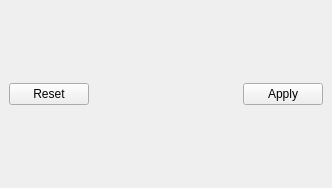
<?xml version="1.0" encoding="UTF-8"?>
<ui version="4.0">
 <class>AssetEditDockWidget</class>
 <widget class="QDockWidget" name="AssetEditDockWidget">
  <property name="geometry">
   <rect>
    <x>0</x>
    <y>0</y>
    <width>332</width>
    <height>188</height>
   </rect>
  </property>
  <property name="styleSheet">
   <string notr="true"/>
  </property>
  <property name="windowTitle">
   <string>DockWidget</string>
  </property>
  <widget class="QWidget" name="dockWidgetContents">
   <layout class="QVBoxLayout" name="verticalLayout">
    <item>
     <widget class="QDialogButtonBox" name="buttonBox">
      <property name="standardButtons">
       <set>QDialogButtonBox::Apply|QDialogButtonBox::Reset</set>
      </property>
     </widget>
    </item>
   </layout>
  </widget>
 </widget>
 <resources/>
 <connections/>
</ui>
